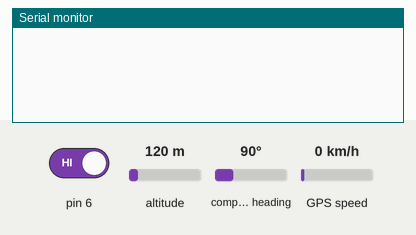
This sketch was run on a simulated Arduino Uno, built with avr-gcc and run on an emulated ATmega328P. Shown: the last lines printed to the serial monitor. The inputs (shaded band) are chosen by the test bench; at power-on: pin 6 HIGH, altitude 120 m, compass heading 90°, GPS speed 0 km/h. The GPS gets a fix after 3 s at 37.7749, -122.4194 with 8 satellites; the modem accepts every AT command (registered, SIM ready, sends succeed) and sends nothing else.

Above: at 1.3 s.
1.4 s: pin 6 driven LOW
At 1.8 s:
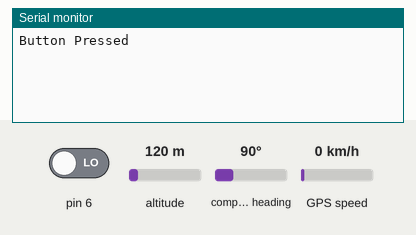
At 2.9 s:
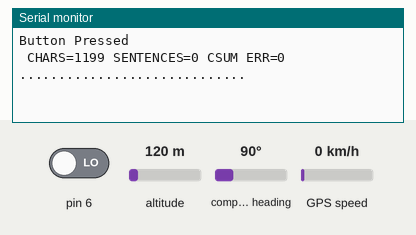

The sketch:

Women_Security_System.ino
```cpp
 #include <SoftwareSerial.h>
 #include <TinyGPS.h>
TinyGPS gps;

SoftwareSerial mySerial(7, 8);//(rx,tx)//GSM
SoftwareSerial ss(4, 3); //GPS

int button;

void setup()
{
  mySerial.begin(4800);   // Setting the baud rate of GSM Module
  ss.begin(4800);
  Serial.begin(4800);    // Setting the baud rate of Serial Monitor (Arduino)
  delay(100);
  pinMode(6,INPUT);
}


void loop()
{
 button=digitalRead(6);
 if(button == 0)
 {
  Serial.println("Button Pressed");
  sendlocation();
  SendMessage();
 }
}


 void SendMessage()
{
  Serial.println(".............................");
  mySerial.println("AT+CMGF=1");    //Sets the GSM Module in Text Mode
  delay(1000);  // Delay of 1000 milli seconds or 1 second
  mySerial.println("AT+CMGS=\"+918885544987\"\r"); // Replace x with mobile number
  delay(1000);
  mySerial.println("I'm in need ");// The SMS text you want to send
  delay(100);
  mySerial.println((char)26);// ASCII code of CTRL+Z
  delay(1000);
}


 void RecieveMessage()
{
  mySerial.println("AT+CNMI=2,2,0,0,0"); // AT Command to receive a live SMS
                                              //AT+CNMI=1,1,0,0,0 Set the new message indicators.(CNMI=command name in text)

                                            //AT+CNMI=<mode>,<mt>,<bm>,<ds>,<bfr>

//                                              <mode>=1 discard unsolicited result codes indication when TA – TE link is reserved.(TE=terminal equipment)
//
//                                                        <mt>=1 SMS-DELIVERs are delivered to the SIM and routed using unsolicited code.
//
//                                                                    <bm>=0 no CBM indications are routed to the TE.
//
//                                                                      <ds>=0 no SMS-STATUS-REPORTs are routed.

//                                                                            <bfr>=0 TA buffer of unsolicited result codes defined within this command is flushed to the TE.

  delay(1000);
 }

 void sendlocation()
 {
  bool newData = false;
  unsigned long chars;
  unsigned short sentences, failed;

  // For one second we parse GPS data and report some key values
  for (unsigned long start = millis(); millis() - start < 1000;)
  {
    while (ss.available())
    {
      char c = ss.read();
      // Serial.write(c); // uncomment this line if you want to see the GPS data flowing
      if (gps.encode(c)) // Did a new valid sentence come in?
        newData = true;
    }
  }

  if (newData)
  {
    float flat, flon;
    unsigned long age;
    gps.f_get_position(&flat, &flon, &age);
    Serial.print("LAT=");
    Serial.print(flat == TinyGPS::GPS_INVALID_F_ANGLE ? 0.0 : flat, 6);
    Serial.print(" LON=");
    Serial.print(flon == TinyGPS::GPS_INVALID_F_ANGLE ? 0.0 : flon, 6);
    Serial.print(" SAT=");
    Serial.print(gps.satellites() == TinyGPS::GPS_INVALID_SATELLITES ? 0 : gps.satellites());
    Serial.print(" PREC=");
    Serial.print(gps.hdop() == TinyGPS::GPS_INVALID_HDOP ? 0 : gps.hdop());
  }

  gps.stats(&chars, &sentences, &failed);
  Serial.print(" CHARS=");
  Serial.print(chars);
  Serial.print(" SENTENCES=");
  Serial.print(sentences);
  Serial.print(" CSUM ERR=");
  Serial.println(failed);
  if (chars == 0)
    Serial.println("** No characters received from GPS: check wiring **");
}
```

Measured:
- after the input at 1.4 s, the serial monitor: prints a new line at once (image 1)
